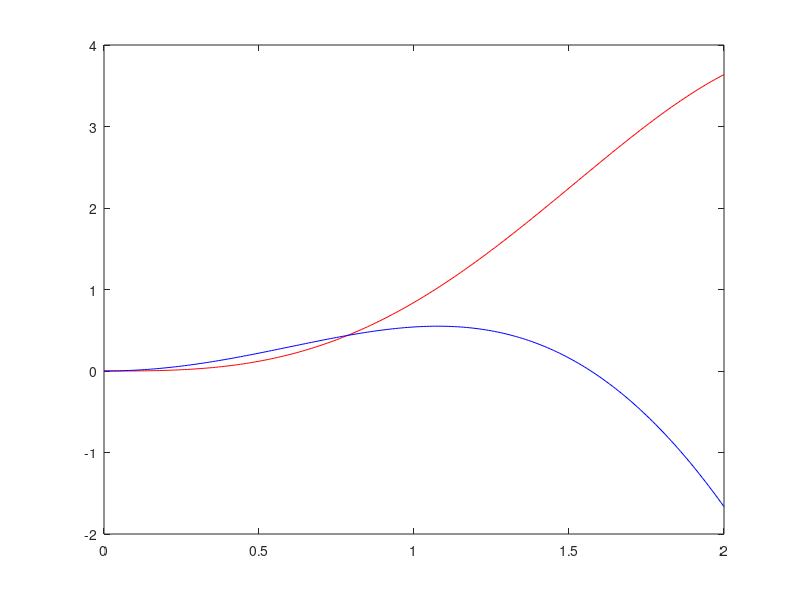

The MATLAB source for this figure:
%% This code plots a graphics_toolkit

t=(0:0.01:2);

y1=sin(t);

y2=cos(t);

y3=t.*t;

y1=y1.*y3;
y2=y2.*y3;

plot(t,y1,'r',t,y2,'b');